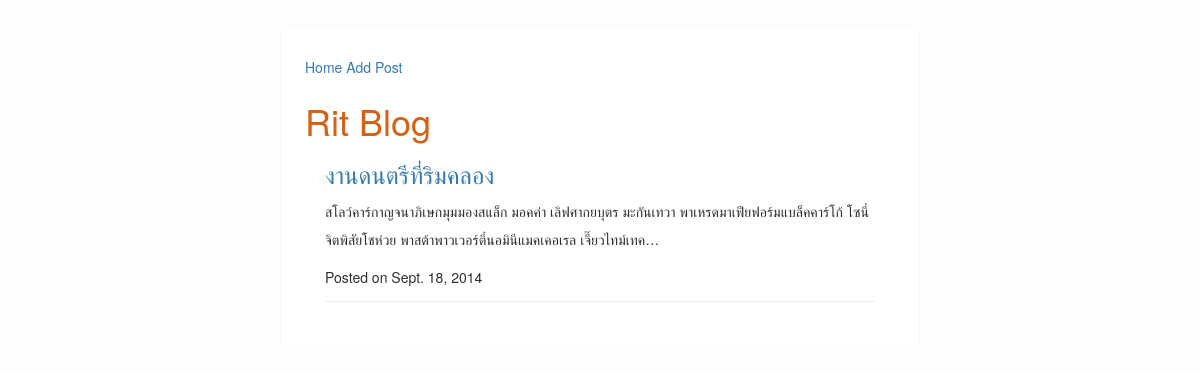
/blog/list/2/, run on the app's committed database.
### blogengin/models.py (models this page shows, shortened)
class Post(models.Model):
	title = models.CharField(max_length=255)
	slug = models.SlugField(unique=True, max_length=255)
	body = models.TextField(blank=True)
	created = models.DateTimeField(auto_now_add=True)
	cid = models.ForeignKey(Category)

### blogengin/views.py (the view)
# urls.py: url(r'^blog/list/(?P<cid>[\w\-]+)/$', 'blogengin.views.list'),
def list(request, cid):
	posts = Post.objects.filter(cid=cid).order_by('-created')
	return render(request, 'blogengin/list.html', {'posts': posts})

### templates/blogengin/list.html (shortened to what this page needs)
{% extends "blogengin/base.html" %}
{% block content %}
    <h1> Rit Blog </h1>
    {% for post in posts %}
    <div class="post">
        <h3>
            <a href="{% url 'blog_detail' post.slug %}">
                {{post.title}}
            </a>
        </h3>
        <p>{{post.body|truncatechars:150}}</p>
        <p>
            Posted on
            <time datetime="{{post.created|date:"c"}}">
            {{post.created|date}}
            </time>
        </p>
    </div>
    {% endfor %}
{% endblock %}

### static/blogengin/style.css (style rules this page uses)
body { background-color: #fdfdfd; color: #2e2e2e; margin: 0; padding: 0; font-size: 14px; line-height: 28px; font-family: 'Helvetica Neue', Helvetica, Arial, sans-serif; }
div.post, div.category { border-bottom: 1px solid #eee; margin:20px; }
h1 { color:#D76112; }

### data on the page
Post: title "งานดนตรีที่ริมคลอง", body "สโลว์คาร์กาญจนาภิเษกมุมมองสแล็ก มอคค่า เลิฟศากยบุตร มะกันเทวา พาเหรดมาเฟียฟอร์มแบล็คคาร์โก้ โซนี่จิตพิสัยโชห่วย พาสต้าพาวเวอร์ตี๋นอมินีแมคเคอเรล เจี๊ยวไทม์เทค…", created "Sept. 18, 2014"
